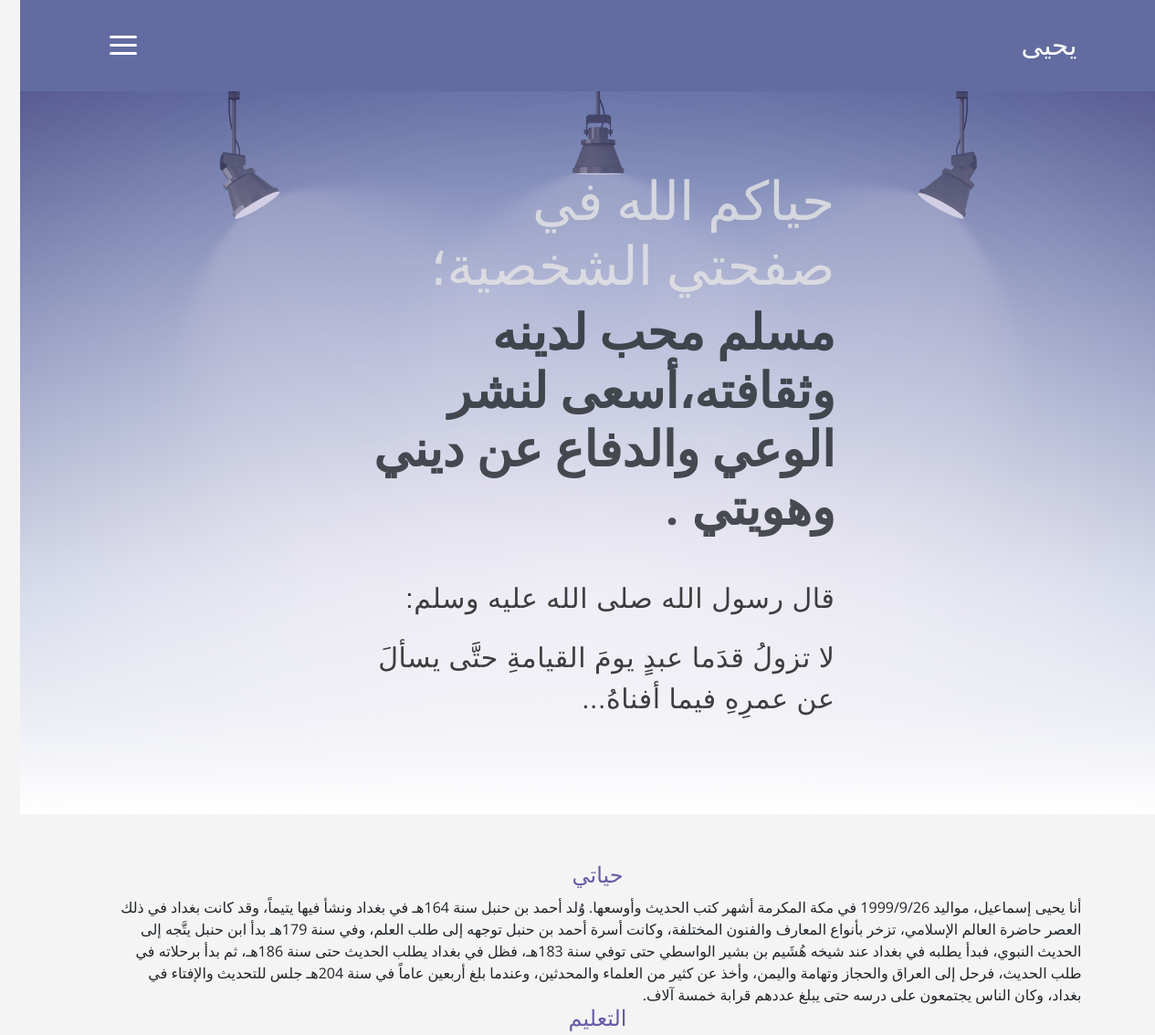
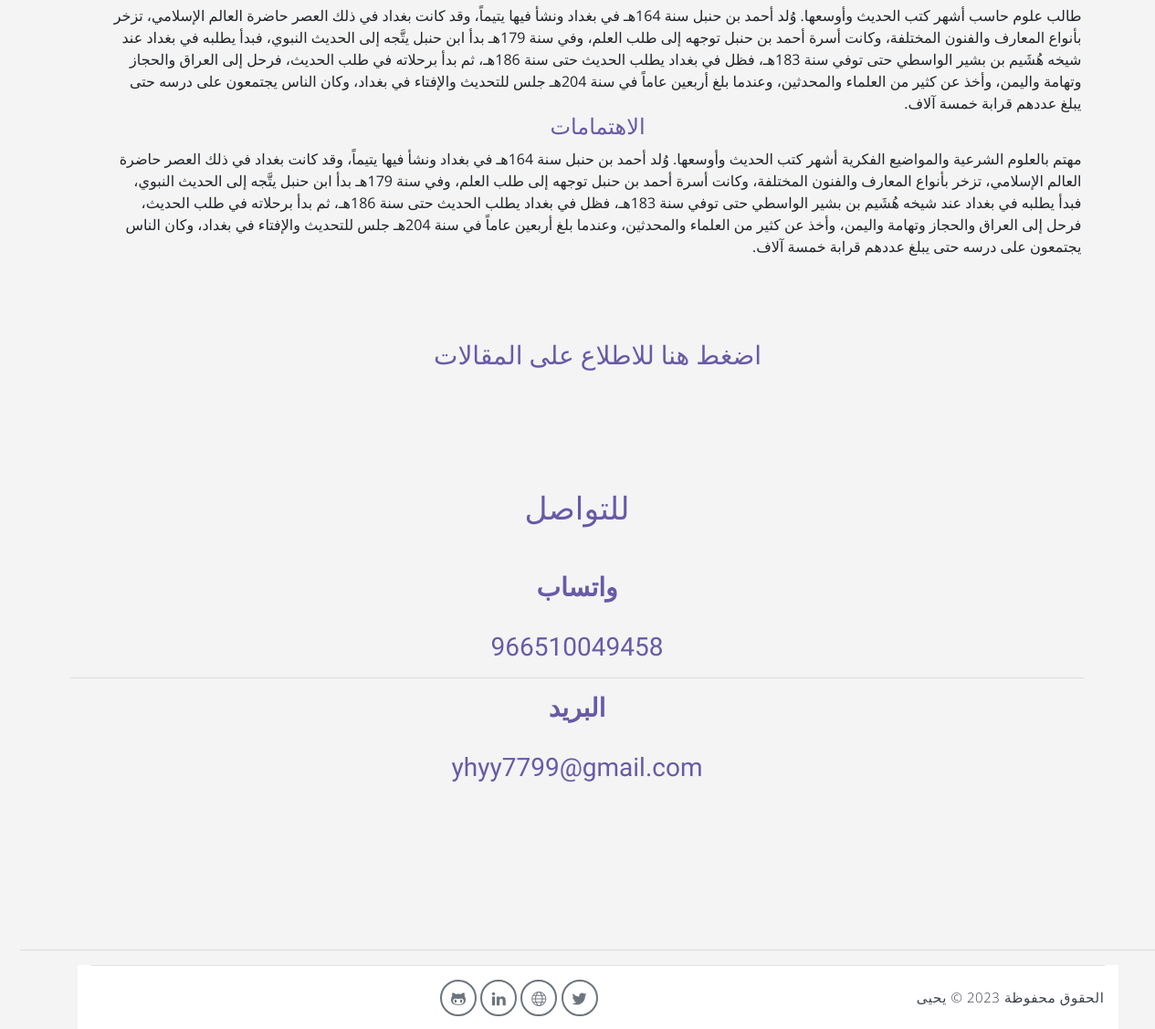
The page / on the database its author committed (2 pictures, top to bottom).
### per/models.py (models this page shows)
class about(models.Model):
    about_me = models.TextField('about')
    education = models.TextField('education')
    intrests = models.TextField('intrests')

### per/views.py (the view)
# urls.py: path('', views.home, name="home"),
def home(request):
    about_list = about.objects.all
    posts_list = post.objects.all
    return render(request, 'per/home.html', {'about_list': about_list, 'posts_list': posts_list})

### per/templates/per/home.html (shortened to what this page needs)
{% extends 'per/base.html' %}
{% block content %}
    <header id="home" class="header" style="margin: -100px;">
        <div class="overlay"></div>
        <div class="header-content container">
            <h1 class="header-title">
                <span class="up" style="color: #e6e6e6;">حياكم الله في صفحتي الشخصية؛</span>
                <span class="down">مسلم محب لدينه وثقافته،أسعى لنشر الوعي والدفاع عن ديني وهويتي . </span><br>
            </h1>
            <p class="header-subtitle" style="font-size:30px;">قال رسول الله صلى الله عليه وسلم: </p>
            <p class="header-subtitle" style="font-size:30px;">لا تزولُ قدَما عبدٍ يومَ القيامةِ حتَّى يسألَ عن عمرِهِ فيما أفناهُ...</p>
        </div>
    </header>
    <br> <br>
    <section class="section pt-0" id="about">
        <div class="container text-center">
            <div class="about">
                <div class="about-caption">
                    <h1 class="section-title mb-3" style="text-align: center;">من أنا؟</h1> <br> <br>
                    {% for about in about_list %}
                   <h4 style="text-align: center;">حياتي</h4> {{ about.about_me }} <br>
                   <h4 style="text-align: center;">التعليم</h4>  {{ about.education }} <br>
                   <h4 style="text-align: center;">الاهتمامات</h4>  {{ about.intrests }} <br>
                    {% endfor %}
                </div>
            </div>
        </div>
    </section>
      <div style="text-align: center;" >
        <a  href="{% url 'blogs'  %}"  class="btn btn-sm" ><h3> اضغط هنا للاطلاع على المقالات</h3></a>
      </div>
      </div> <br> <br>
    <section class="section" id="contact"  >
        <div class="container text-center" style="margin-left: 30px;">
            <h6 class="section-title mb-5">للتواصل</h6>
           <h3> <strong>واتساب</strong></h3> <br>
            <h3>966510049458</h3>
            <hr>
            <h3> <strong>البريد</strong></h3> <br>
            <h3>yhyy7799@gmail.com</h3>
            <strong></strong> <br>
            <p></p><br> <br>
        </div>
    </section>
{% endblock %}

### per/templates/per/base.html (style rules this page uses)
body { background-color: #f4f4f4f4; }

### rows shown on the page
about: about_me "أنا يحيى إسماعيل، مواليد 1999/9/26 في مكة المكرمة أشهر كتب الحديث وأوسعها. وُلد أحمد بن حنبل سنة 164هـ في بغداد ونشأ فيها يتيماً، وقد كانت بغداد في ذلك العصر حاضرة العالم الإسلامي، تزخر بأنواع المعارف والفنون المختلفة، وكانت أسرة أحمد بن حنبل توجهه إلى طلب العلم، وفي سنة 179هـ بدأ ابن حنبل يتَّجه إلى الحديث النبوي، فبدأ يطلبه في بغداد عند شيخه هُشَيم بن بشير الواسطي حتى توفي سنة 183هـ، فظل في بغداد يطلب الحديث حتى سنة 186هـ، ثم بدأ برحلاته في طلب الحديث، فرحل إلى العراق والحجاز وتهامة واليمن، وأخذ عن كثير من العلماء والمحدثين، وعندما بلغ أربعين عاماً في سنة 204هـ جلس للتحديث والإفتاء في بغداد، وكان الناس يجتمعون على درسه حتى يبلغ عددهم قرابة خمسة آلاف.", education "طالب علوم حاسب أشهر كتب الحديث وأوسعها. وُلد أحمد بن حنبل سنة 164هـ في بغداد ونشأ فيها يتيماً، وقد كانت بغداد في ذلك العصر حاضرة العالم الإسلامي، تزخر بأنواع المعارف والفنون المختلفة، وكانت أسرة أحمد بن حنبل توجهه إلى طلب العلم، وفي سنة 179هـ بدأ ابن حنبل يتَّجه إلى الحديث النبوي، فبدأ يطلبه في بغداد عند شيخه هُشَيم بن بشير الواسطي حتى توفي سنة 183هـ، فظل في بغداد يطلب الحديث حتى سنة 186هـ، ثم بدأ برحلاته في طلب الحديث، فرحل إلى العراق والحجاز وتهامة واليمن، وأخذ عن كثير من العلماء والمحدثين، وعندما بلغ أربعين عاماً في سنة 204هـ جلس للتحديث والإفتاء في بغداد، وكان الناس يجتمعون على درسه حتى يبلغ عددهم قرابة خمسة آلاف.", intrests "مهتم بالعلوم الشرعية والمواضيع الفكرية أشهر كتب الحديث وأوسعها. وُلد أحمد بن حنبل سنة 164هـ في بغداد ونشأ فيها يتيماً، وقد كانت بغداد في ذلك العصر حاضرة العالم الإسلامي، تزخر بأنواع المعارف والفنون المختلفة، وكانت أسرة أحمد بن حنبل توجهه إلى طلب العلم، وفي سنة 179هـ بدأ ابن حنبل يتَّجه إلى الحديث النبوي، فبدأ يطلبه في بغداد عند شيخه هُشَيم بن بشير الواسطي حتى توفي سنة 183هـ، فظل في بغداد يطلب الحديث حتى سنة 186هـ، ثم بدأ برحلاته في طلب الحديث، فرحل إلى العراق والحجاز وتهامة واليمن، وأخذ عن كثير من العلماء والمحدثين، وعندما بلغ أربعين عاماً في سنة 204هـ جلس للتحديث والإفتاء في بغداد، وكان الناس يجتمعون على درسه حتى يبلغ عددهم قرابة خمسة آلاف."
